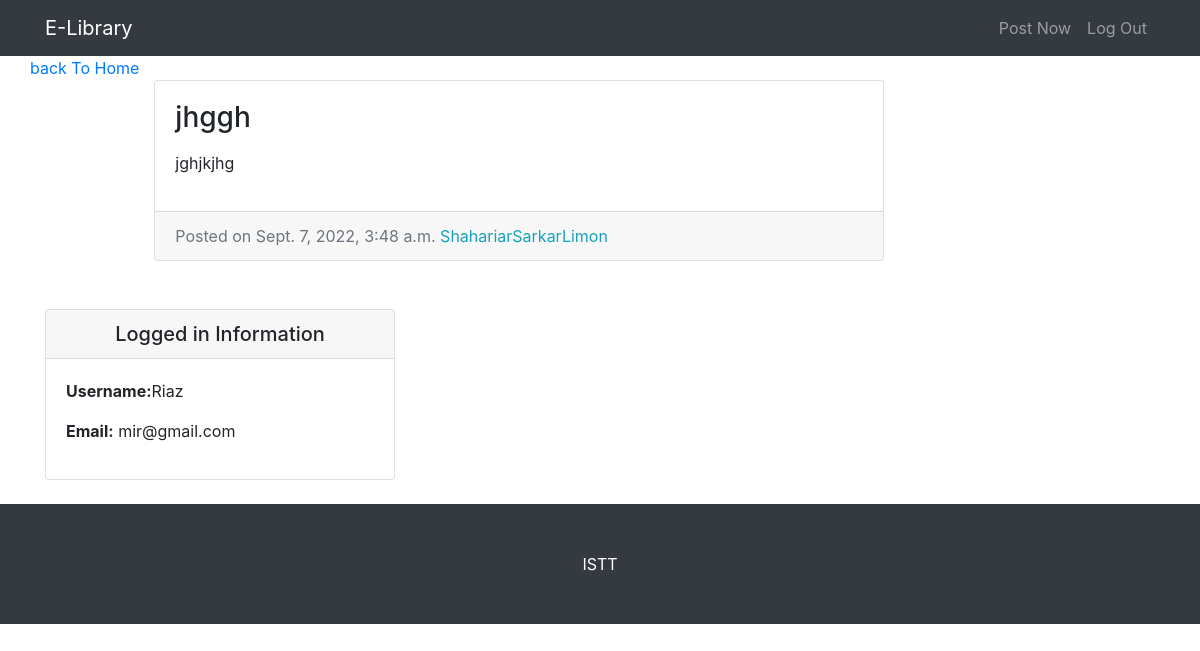
Screenshot of /entry/13/ (signed in) with the database file from the repository.
### entries/models.py (models this page shows, shortened)
class Entry(models.Model):
    entry_title = models.CharField(max_length=50)
    entry_text = models.TextField()
    entry_date = models.DateTimeField(auto_now_add=True)
    entry_author = models.ForeignKey(User, on_delete=models.CASCADE)
    class Meta:
        verbose_name_plural = 'entries'

### entries/views.py (the view)
# urls.py: path('entry/<int:pk>/', EntryView.as_view(), name='entry-detail'),
class EntryView(LoginRequiredMixin, DetailView):
    model = Entry
    template_name = 'entries/emtry_detail.html'

### entries/templates/entries/emtry_detail.html
{% extends 'entries/base.html'%}
{% block content %}
<a href="{%url 'blog-home' %}"> back To Home</a>
      <div class="col-md-8">
        <div class="card mb-4 mt-4">
          <div class="card-body">
            <h3 class="card-title"> {{ object.entry_title }}</h3>
            <p class="card-text">{{ object.entry_text|linebreaks }} </p>
          </div>
          <div class="card-footer text-muted">
            Posted on {{object.entry_date}}
            <span class= "text-info mr-2">{{ object.entry_author }}</span>
          </div>
        </div>
      </div>
{% endblock %}

### entries/templates/entries/base.html (shortened to what this page needs)
<!DOCTYPE html>
<html lang="en">
<head>
</head>
<body>
</body>
</html><!DOCTYPE html>
<html lang="en">
<head>
{%load static%}
  <link href="{% static 'entries/vendor/bootstrap/css/bootstrap.min.css' %}" rel="stylesheet">
  <link href="{% static 'entries/css/blog-home.css'%}" rel="stylesheet">
</head>
<body>
  <nav class="navbar navbar-expand-lg navbar-dark bg-dark fixed-top">
    <div class="container">
      <a class="navbar-brand" href="    /">E-Library</a>
      <div class="collapse navbar-collapse" id="navbarResponsive">
        <ul class="navbar-nav ml-auto">
          <li class="nav-item">
            <a class="nav-link" href="{% url 'create_entry' %}">Post Now</a>
          </li>
          <li class="nav-item">
            <a class="nav-link" href="{% url 'logout' %}">Log Out</a>
          </li>
        </ul>
      </div>
    </div>
  </nav>
  <div class="container">
    <div class="row">
        {% block content %}
        {% endblock %}
    <div class="col-md-4">
      <div class="card my-4">
          <h5 class="card-header text-center">Logged in Information</h5>
          <div class="card-body">
            <ul class="list-unstyled mb-0">
                <li>
                    <p> <strong>Username:</strong>{{user.username}}</p>
                </li>
                <li>
                    <p> <strong>Email:</strong> {{user.email}}</p>
                </li>
            </ul>
          </div>
        </div>
      </div>
    </div>
  </div>
  <footer class="py-5 bg-dark">
    <div class="container">
      <p class="m-0 text-center text-white border-dark">ISTT</p>
    </div>
  </footer>
</body>
</html>

### entries/static/entries/css/blog-home.css (style rules this page uses)
body { padding-top: 56px; }

### rows the page displays
Entry: entry_title "jhggh", entry_text "jghjkjhg", entry_date "Sept. 7, 2022, 3:48 a.m.", entry_author "ShahariarSarkarLimon"

### other values shown
{{ user.username }} "Riaz"
{{ user.email }} "mir@gmail.com"
